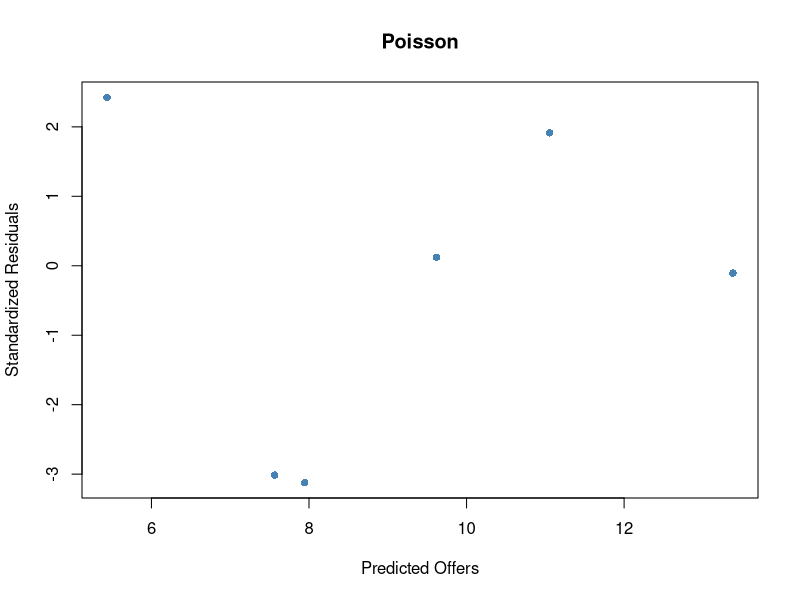
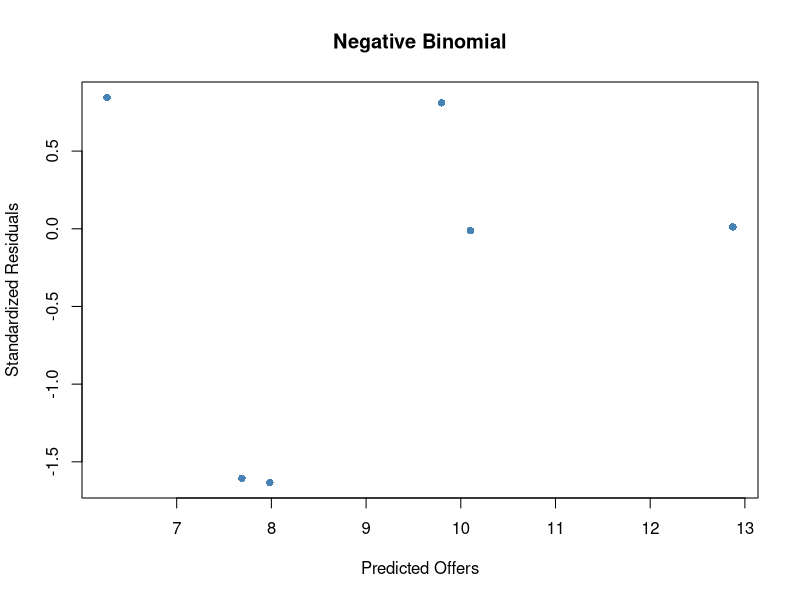
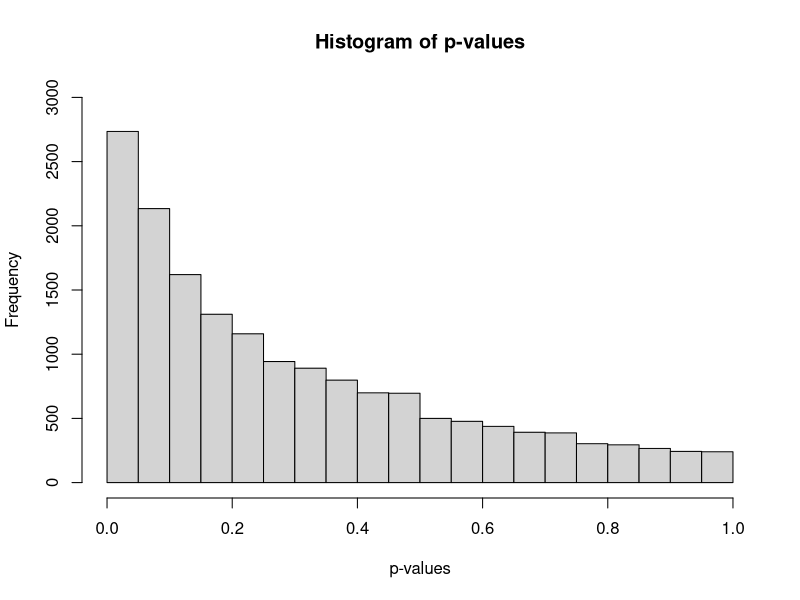

Here is the R script that generated these plots, in order:
#imports
require(MASS)

#Datei einlesen
data = read.csv2("arab.csv", sep=",") 
#data = read.csv2("normed_arab.csv", sep=";") 

"
verallgemeinertes lineares Modell, p-values

- init Einflussgroessen treatment, time als data frame designmatrix
- init p-value-Vektor
"
treatment = c(rep(0,3), rep(1,3))
time = c(rep(1:3,2))

designmatrix = data.frame(treatment, time)

pvals = c(rep(0, 16529-4))

"
- iteriere ueber alle Gene
- erstelle data frame mit designmatrix und readcounts des aktuellen Gens
- currentglm: verallgemeinertes lineares Modell mit glm.nb fuer aktuelles Gen
"
for (i in 4:length(data[1,]))
{
  currentcounts = data[i]
  currentvals = data.frame(designmatrix, currentcounts)
  
  colnames(currentvals)[3] = "counts"
  
  currentglm = glm(counts ~ 1 + treatment + as.factor(time), data = currentvals, family=poisson)
  
  pvalue = summary(aov(currentglm))[[1]][2,5]
  
  pvals[i-3] = pvalue
  
}

"
- Einschub Residuenplots für ausgewählte Gene
"
currentvals = data.frame(designmatrix, data[1243])
currentvals
colnames(currentvals)[3] = "counts"

nbmodel = glm.nb(counts ~ 1 + treatment + as.factor(time), data = currentvals)

poissmodel = glm(counts ~ 1 + treatment + as.factor(time), data = currentvals, family=poisson)

p_res <- resid(poissmodel)
nb_res = resid(nbmodel)

plot(fitted(poissmodel), p_res, col='steelblue', pch=16,
     xlab='Predicted Offers', ylab='Standardized Residuals', main='Poisson')

plot(fitted(nbmodel), nb_res, col='steelblue', pch=16,
     xlab='Predicted Offers', ylab='Standardized Residuals', main='Negative Binomial')

"
Statistische Tests
- initialisiere DEgenes und NDEgenes

- iteriere über alle p-values
- sortiere alle groesser 0.05 aus
- fuer alle kleiner 0.05 berechne fold change
- falls fold change größer 2 oder kleiner 0.5, Gen ist DE Gen, sonst NDE Gen
"
DEgenes = data.frame(data[1], data[2], data[3])
NDEgenes = data.frame(data[1], data[2], data[3])

for(i in 4:(length(data[1,]))){
  
  if(pvals[i-3] < 0.05){
    
    mean.mock = mean(cbind(data[1, i], data[2, i], data[3, i]))
    mean.hrcc = mean(cbind(data[4, i], data[5, i], data[6, i]))

    if(mean.mock/mean.hrcc > 2 | mean.mock/mean.hrcc < 0.5){
      
      DEgenes = cbind(DEgenes, data[i])
      
    }else{
      
        NDEgenes = cbind(NDEgenes, data[i])
      
      }
    
  } else{
    
    NDEgenes = cbind(NDEgenes, data[i])
    
  }
  
}

#Histogramm für die p-values
hist(pvals,breaks=seq(from=0, to=1, by=0.05),main="Histogram of p-values",xlab="p-values",ylim=c(0,3000))

"
Simulation

- init Vektoren für fitted values
"
NDEmock = rep(0, length(NDEgenes)-4)
NDEhrcc = rep(0, length(NDEgenes)-4)

"
- iteriere über NDE Gene
- berechne glm(...,family=poisson) ohne zeitlichen Aspekt
- speichere fitted values für mock und hrcc in Vektoren (sind jetzt gleich für alle mock/hrcc)
"
for (i in 4:length(NDEgenes)) {
  
  currentvals = data.frame(designmatrix, NDEgenes[i])
  
  colnames(currentvals)[3] = "counts"
  
  currentglm = glm(counts ~ 1 + treatment, data = currentvals,family=poisson)
  
  NDEmock[i-3] = fitted(currentglm)[1]
  NDEhrcc[i-3] = fitted(currentglm)[4]
  
}

#berechne mean der fitted value Vektoren
NDEmean.mock = mean(NDEmock)
NDEmean.hrcc = mean(NDEhrcc)
